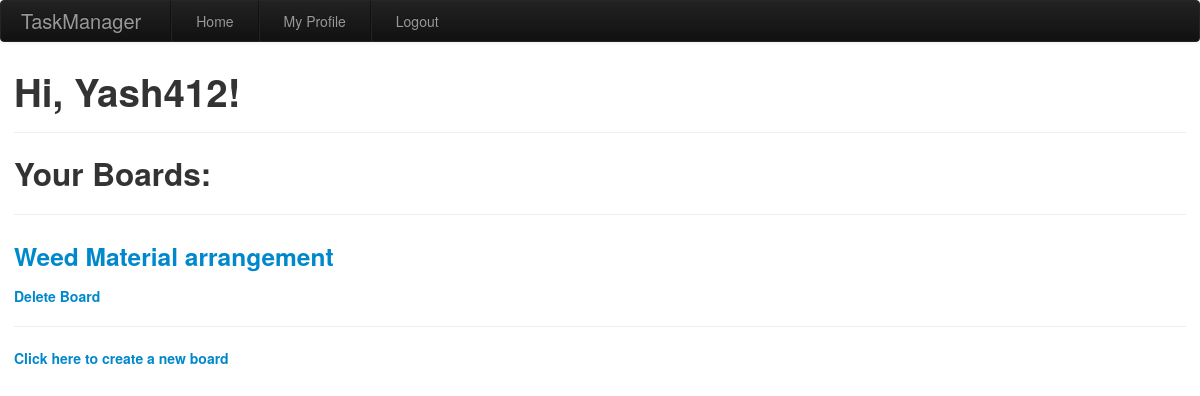
Before: /index/ (signed in) with the older database file.
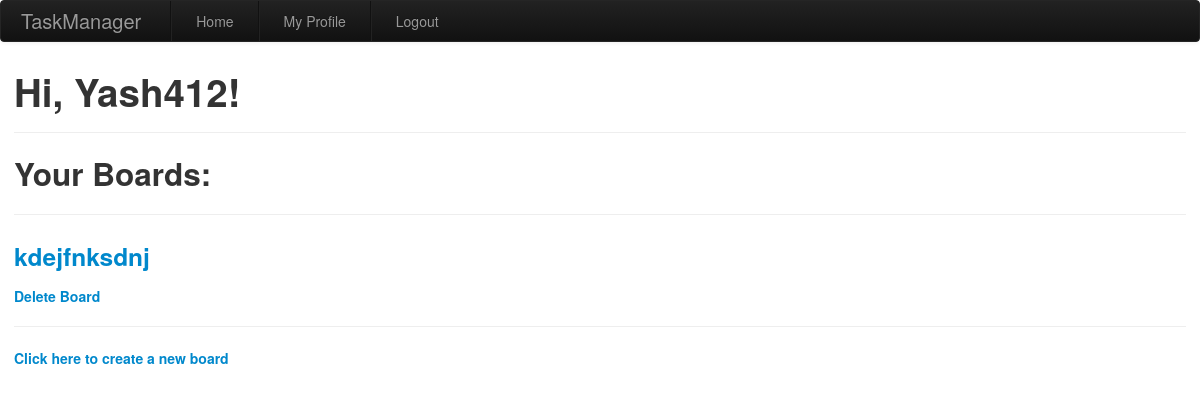
After: the same page with the newer database file.
### app/models.py (models this page shows, shortened)
class User(UserMixin, db.Model):
    id = db.Column(db.Integer, primary_key=True)
    name = db.Column(db.String(64), nullable=False)
    username = db.Column(db.String(64), index=True,
                         unique=True, nullable=False)
    password_hash = db.Column(db.String(128), nullable=False)
    email = db.Column(db.String(150), index=True, unique=True, nullable=False)
    about_me = db.Column(db.String(150))
    last_seen = db.Column(db.DateTime, default=datetime.utcnow)

class Board(db.Model):
    id = db.Column(db.Integer, primary_key=True)
    name = db.Column(db.String(50), nullable=False)
    lists = db.relationship('List', backref='board', cascade="all,delete", lazy='dynamic')
    users = db.relationship('User', secondary=user_boards, cascade="all,delete", backref='boards')

### app/routes.py (the view)
@app.route('/')
@app.route('/index/')
@login_required
def index():
    form = SearchUsers()
    return render_template('index.html', title='Home Page', form=form)

### app/models.py (called while the page is built)
@login.user_loader
def load_user(id):
    return User.query.get(int(id))

### app/routes.py (called while the page is built)
@app.before_request
def before_request():
    if current_user.is_authenticated:
        current_user.last_seen = datetime.utcnow()
        db.session.commit()

### app/templates/index.html
{% extends "base.html" %}
{% block content %}
  <h1>Hi, {{ current_user.username }}!</h1>
  <hr>
  <h2>Your Boards: </h2>
  <hr>
  {% for board in current_user.boards %}
  <p>
    <h3>
      <a href="{{ url_for('showboard',boardname = board.name) }}">{{board.name}}</a>
    </h3>
    <h5><a href="{{url_for('deleteboard', boardname = board.name) }}"> Delete Board </a></h5>
  </p>
  <hr>
  {% endfor %}
  <h5><a href="{{url_for('newboard')}}">Click here to create a new board</a></h5>
{% endblock %}

### app/templates/base.html (shortened to what this page needs)
<!DOCTYPE html>
<html lang="en">
  <head>
      <link href="{{url_for('static',filename='css/bootstrap-responsive.min.css')}}" rel="stylesheet">
      <link href="{{url_for('static',filename='css/bootstrap.min.css')}}" rel="stylesheet">
      <link href="{{url_for('static',filename='css/style.css')}}" rel="stylesheet">
  </head>
  <body>
  <div class="navbar navbar-inverse">
    <div class="navbar-inner">
      <a class="brand">TaskManager</a>
     <ul class="nav">
       <li class="divider-vertical"></li>
        <li >
          <a href="{{url_for('index')}}">Home</a>
        </li>
        <li class="divider-vertical"></li>
          {% if current_user.is_anonymous %}
        <li>
          <a href="{{url_for('login')}}">Login</a>
        </li>
          {% else %}
        <li>
          <a href="{{ url_for('user', username=current_user.username) }}">My Profile</a>
        </li>
        <li class="divider-vertical"></li>
        <li>
          <a href="{{ url_for('logout')}}">Logout</a>
        </li>
          {% endif %}
     </ul>
  </div>
  <div id="content">
    <br>
    {% block content %}{% endblock %}
  </div>
  </body>
</html>

### app/static/css/style.css (style rules this page uses)
#content { padding-left: 1em; padding-right: 1em; }

Changed rows visible on the page:
changed Board: name "Weed Material arrangement" → "kdejfnksdnj"
